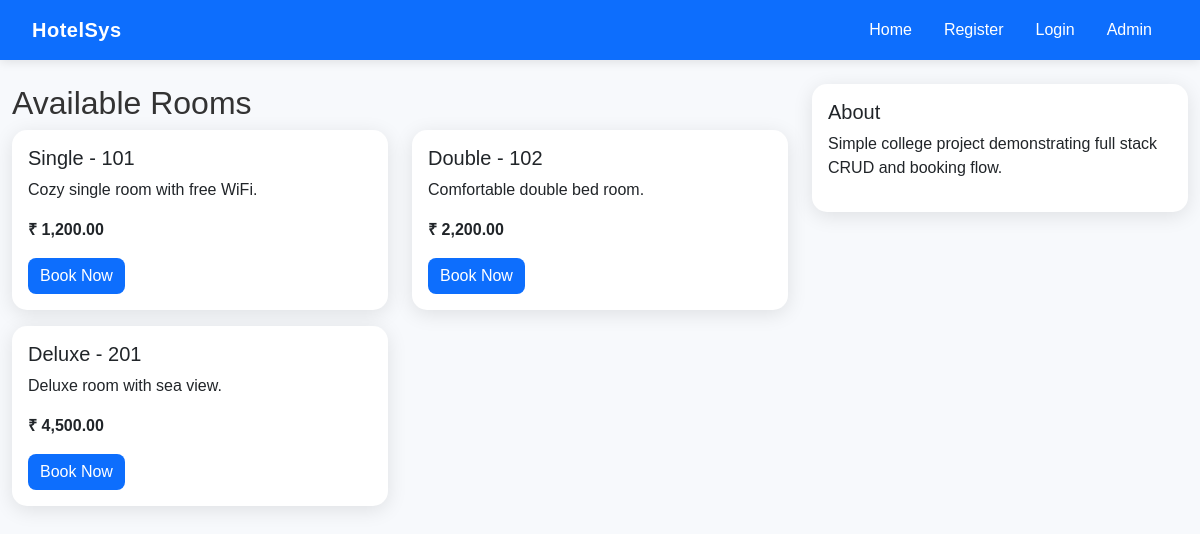
The page / on the database its author committed.
### tables this page shows
CREATE TABLE IF NOT EXISTS rooms (
id INT AUTO_INCREMENT PRIMARY KEY,
room_number VARCHAR(50) NOT NULL UNIQUE,
type VARCHAR(100) NOT NULL,
price DECIMAL(10,2) NOT NULL,
description TEXT,
image VARCHAR(255),
status ENUM('available','unavailable') DEFAULT 'available'
);

### index.php (the view, shortened to what this page needs)
<?php
require 'includes/header.php';
require 'db_connect.php';
$sql = "SELECT * FROM rooms WHERE status='available'";
$res = mysqli_query($conn, $sql);
?>
<div class="row">
<div class="col-md-8">
<h2>Available Rooms</h2>
<div class="row">
<?php while($room = mysqli_fetch_assoc($res)): ?>
<div class="col-md-6 mb-3">
<div class="card">
<div class="card-body">
<h5 class="card-title"><?php echo htmlspecialchars($room['type']); ?> - <?php echo htmlspecialchars($room['room_number']); ?></h5>
<p class="card-text"><?php echo htmlspecialchars($room['description']); ?></p>
<p><strong>₹ <?php echo number_format($room['price'],2); ?></strong></p>
<a href="/book_room.php?room_id=<?php echo $room['id']; ?>" class="btn btn-primary">Book Now</a>
</div>
</div>
</div>
<?php endwhile; ?>
</div>
</div>
<div class="col-md-4">
<div class="card p-3">
<h5>About</h5>
<p>Simple college project demonstrating full stack CRUD and booking flow.</p>
</div>
</div>
</div>
<?php require 'includes/footer.php'; ?>

### includes/header.php (shortened to what this page needs)
<!doctype html>
<html lang="en">
<head>
<link href="https://cdn.jsdelivr.net/npm/bootstrap@5.3.2/dist/css/bootstrap.min.css" rel="stylesheet">
<link rel="stylesheet" href="/assets/css/style.css">
</head>
<body>
<nav class="navbar navbar-expand-lg navbar-dark bg-primary">
<div class="container">
<a class="navbar-brand" href="/index.php">HotelSys</a>
<div class="collapse navbar-collapse" id="navmenu">
<ul class="navbar-nav ms-auto">
<li class="nav-item"><a class="nav-link" href="/index.php">Home</a></li>
<?php if(isset($_SESSION['user_id'])): ?>
<li class="nav-item"><a class="nav-link" href="/book_room.php">Book Room</a></li>
<li class="nav-item"><a class="nav-link" href="/view_bookings.php">My Bookings</a></li>
<li class="nav-item"><a class="nav-link" href="/logout.php">Logout</a></li>
<?php else: ?>
<li class="nav-item"><a class="nav-link" href="/register.php">Register</a></li>
<li class="nav-item"><a class="nav-link" href="/login.php">Login</a></li>
<?php endif; ?>
<li class="nav-item"><a class="nav-link" href="/admin/admin_dashboard.php">Admin</a></li>
</ul>
</div>
</div>
</nav>
<div class="container mt-4">

### includes/footer.php (shortened to what this page needs)
</div>
</body>
</html>

### assets/css/style.css (style rules this page uses)
body { font-family: 'Poppins', sans-serif; background-color: #f7f9fc; color: #333; margin: 0; padding: 0; }
a { text-decoration: none; transition: 0.3s ease; }
.container { max-width: 1200px; margin: 0 auto; }
.navbar { background: #0d6efd; padding: 10px 20px; box-shadow: 0 2px 10px rgba(0,0,0,0.1); }
.navbar-brand { color: #fff !important; font-weight: 600; letter-spacing: 0.5px; }
.nav-link { color: #fff !important; font-weight: 500; margin: 0 8px; transition: 0.3s; }
.card { border: none; border-radius: 15px; box-shadow: 0 4px 20px rgba(0,0,0,0.1); transition: 0.3s ease; }
.btn-primary { background-color: #0d6efd; border: none; border-radius: 8px; font-weight: 500; transition: 0.3s ease; }

### rows shown on the page
rooms: type "Single", room_number "101", description "Cozy single room with free WiFi.", price "1,200.00"
rooms: type "Double", room_number "102", description "Comfortable double bed room.", price "2,200.00"
rooms: type "Deluxe", room_number "201", description "Deluxe room with sea view.", price "4,500.00"
